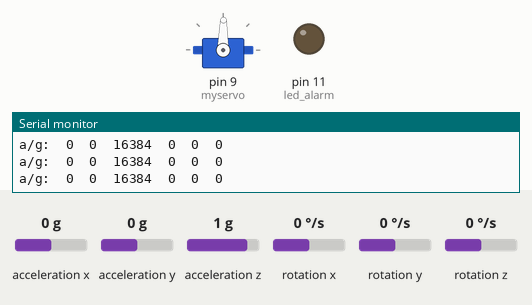
The sketch below on a simulated Arduino Uno, built with avr-gcc and run on an emulated ATmega328P. Shown: servo, output pins drawn as LEDs (lit = HIGH), the last lines printed to the serial monitor. Dashed ring = blinking. Inputs (shaded band) come from the test bench; at power-on: acceleration y 0 g, rotation x 0 °/s, acceleration x 0 g, acceleration z 1 g, rotation y 0 °/s, rotation z 0 °/s.

Above: at 1.2 s.
1.3 s: acceleration y set to -1.4 g
At 2.7 s:
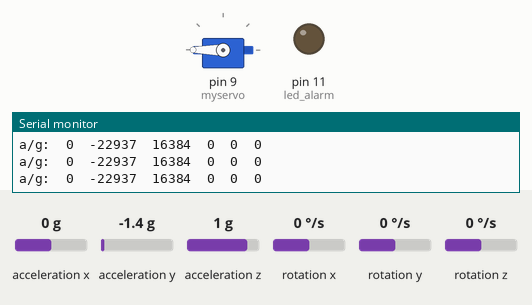
4.3 s: rotation x set to -84 °/s
5.8 s: rotation x set to -97 °/s
At 6.6 s:
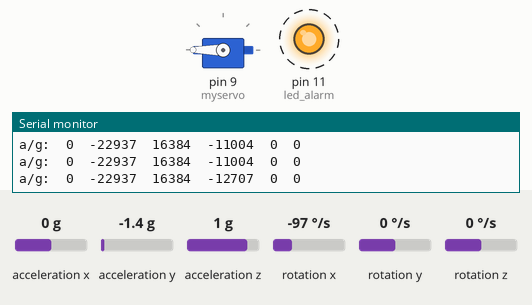
8.8 s: acceleration y set to 0 g
At 11.6 s:
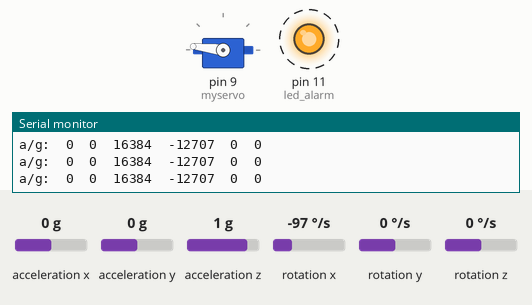
11.8 s: acceleration y set to 0.8 g
14.8 s: rotation x set to 0 °/s
At 16.6 s:
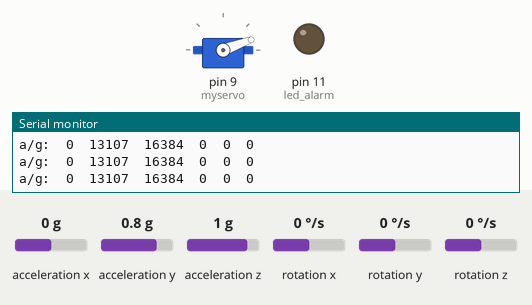
Timing chart, 0 to 18.1 s (numbered marks = the images above; inputs shaded):
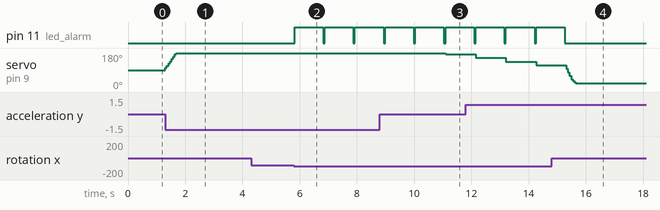

The sketch:

GY521_with_servo_and_alarm.ino
```cpp
#include "Wire.h"
#include "I2Cdev.h"
#include "MPU6050.h"
#include "Servo.h"

MPU6050 mpu;

int16_t ax, ay, az;
int16_t gx, gy, gz;
const int led_alarm = 11;

Servo myservo;

int val;
int prevVal;
int pos = 0;
int avr_size = 10;
int avr_y[10];
int status = 0;
const int sensitive = 12000;

void setup()
{
    pinMode(led_alarm, OUTPUT);

    Wire.begin();
    Serial.begin(115200);

    Serial.println("Initialize MPU");
    mpu.initialize();
    Serial.println(mpu.testConnection() ? "Connected" : "Connection failed");
    myservo.attach(9);

    for (int i = 0; i < avr_size; i = i + 1) {
       mpu.getMotion6(&ax, &ay, &az, &gx, &gy, &gz);
       avr_y[i] = map_y(ay);
    }
}


int alarm(int gx, int gy, int gz){
  if ((abs(gx) > sensitive) || (abs(gy) > sensitive) || (abs(gz) > sensitive)){
    return 1;
  } else {
    return 0;
  }
}

void loop()
{
    mpu.getMotion6(&ax, &ay, &az, &gx, &gy, &gz);

    Serial.print("a/g:\t");
    Serial.print(ax); Serial.print("\t");
    Serial.print(ay); Serial.print("\t");
    Serial.print(az); Serial.print("\t");
    Serial.print(gx); Serial.print("\t");
    Serial.print(gy); Serial.print("\t");
    Serial.println(gz);

    servo_move(ay);

    if (alarm(gx, gy, gz)){
      digitalWrite(led_alarm, HIGH);
      delay(1000);
      digitalWrite(led_alarm, LOW);
    }

    delay(50);
}


int map_y(int y){
  return map(y, 17000, -17000, 0, 179);
}

void servo_move(int ay){
   avr_y[pos] = map_y(ay);
    val = 0;
    for (int i = 0; i < avr_size; i = i + 1) {
      val += avr_y[i];
    }
    val /= avr_size;

    pos += 1;
    if (pos == avr_size) pos = 0;

    if (val != prevVal)
    {
        myservo.write(val);
        prevVal = val;
    }
}
```

Measured:
- the behaviour switches between -91 and -92 °/s on rotation x (found by bisection; images 1 and 2)
- after the input at 1.3 s, servo on pin 9 (myservo): 89° → 180° at once
- after the input at 5.8 s, pin 11 (led_alarm): alternates HIGH for 1.0 s and LOW for 0.06 s, starting at once
- after the input at 8.8 s, servo on pin 9 (myservo): 180° → 173° after 2.3 s
- after the input at 14.8 s, pin 11 (led_alarm): goes on until 15.3 s, then stays LOW
